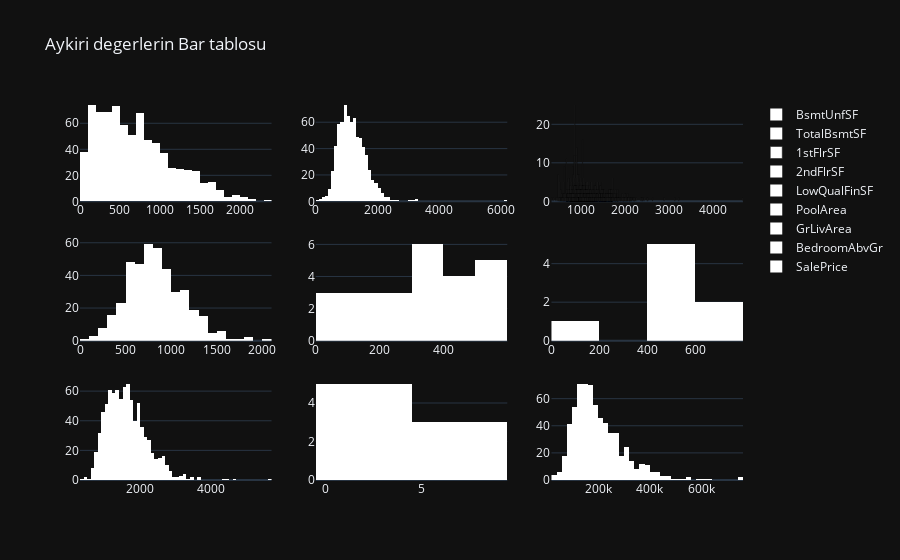

Notebook code cell kept with this figure:
### Code cell
fig=make_subplots(rows=3,cols=3)

fig.add_trace(go.Histogram(x=BsmtUnfSF.index,y=BsmtUnfSF.values , name= "BsmtUnfSF", marker_color="white"),row=1,col=1)
fig.add_trace(go.Histogram(x=TotalBsmtSF.index,y=TotalBsmtSF.values, name= "TotalBsmtSF", marker_color="white"),row=1,col=2)
fig.add_trace(go.Bar(x=FirstFlrSF.index,y=FirstFlrSF.values , name= "1stFlrSF", marker_color="white"),row=1,col=3)
fig.add_trace(go.Histogram(x=secondFlrSF.index,y=secondFlrSF.values , name= "2ndFlrSF", marker_color="white"),row=2,col=1)
fig.add_trace(go.Histogram(x=LowQualFinSF.index,y=LowQualFinSF.values , name= "LowQualFinSF", marker_color="white"),row=2,col=2)
fig.add_trace(go.Histogram(x=PoolArea.index,y=PoolArea.values, name= "PoolArea", marker_color="white"),row=2,col=3)
fig.add_trace(go.Histogram(x=GrLivArea.index,y=GrLivArea.values , name= "GrLivArea", marker_color="white"),row=3,col=1)
fig.add_trace(go.Histogram(x=BedroomAbvGr.index,y=BedroomAbvGr.values, name= "BedroomAbvGr", marker_color="white"),row=3,col=2)
fig.add_trace(go.Histogram(x=SalePrice.index,y=SalePrice.values , name= "SalePrice", marker_color="white"),row=3,col=3)

fig.update_layout(
    title="Aykiri degerlerin Bar tablosu ",
    template="plotly_dark"
)
fig.show()

### Figure 1 — Plotly figure (JSON) as saved in the notebook; plotly's stock layout.template omitted (floating-point values rounded to 4 significant figures; data arrays with more than 128 entries replaced by an {"elided": "..."} marker saying what was removed)
{"data": [{"marker": {"color": "white"}, "name": "BsmtUnfSF", "type": "histogram", "x": {"elided": "780 int values"}, "xaxis": "x", "y": {"elided": "780 int values"}, "yaxis": "y"}, {"marker": {"color": "white"}, "name": "TotalBsmtSF", "type": "histogram", "x": {"elided": "721 int values"}, "xaxis": "x2", "y": {"elided": "721 int values"}, "yaxis": "y2"}, {"marker": {"color": "white"}, "name": "1stFlrSF", "type": "bar", "x": {"elided": "752 int values"}, "xaxis": "x3", "y": {"elided": "752 int values"}, "yaxis": "y3"}, {"marker": {"color": "white"}, "name": "2ndFlrSF", "type": "histogram", "x": {"elided": "417 int values"}, "xaxis": "x4", "y": {"elided": "417 int values"}, "yaxis": "y4"}, {"marker": {"color": "white"}, "name": "LowQualFinSF", "type": "histogram", "x": [0, 80, 360, 205, 479, 397, 514, 120, 481, 232, 53, 515, 156, 473, 420, 390, 371, 392, 144, 572, 528, 234, 513, 384], "xaxis": "x5", "y": [1433, 3, 2, 1, 1, 1, 1, 1, 1, 1, 1, 1, 1, 1, 1, 1, 1, 1, 1, 1, 1, 1, 1, 1], "yaxis": "y5"}, {"marker": {"color": "white"}, "name": "PoolArea", "type": "histogram", "x": [0, 512, 648, 576, 555, 480, 519, 738], "xaxis": "x6", "y": [1452, 1, 1, 1, 1, 1, 1, 1], "yaxis": "y6"}, {"marker": {"color": "white"}, "name": "GrLivArea", "type": "histogram", "x": {"elided": "861 int values"}, "xaxis": "x7", "y": {"elided": "861 int values"}, "yaxis": "y7"}, {"marker": {"color": "white"}, "name": "BedroomAbvGr", "type": "histogram", "x": [3, 2, 4, 1, 5, 6, 0, 8], "xaxis": "x8", "y": [803, 358, 213, 50, 21, 7, 6, 1], "yaxis": "y8"}, {"marker": {"color": "white"}, "name": "SalePrice", "type": "histogram", "x": {"elided": "663 int values"}, "xaxis": "x9", "y": {"elided": "663 int values"}, "yaxis": "y9"}], "layout": {"title": {"text": "Aykiri degerlerin Bar tablosu "}, "xaxis": {"anchor": "y", "domain": [0, 0.2889]}, "xaxis2": {"anchor": "y2", "domain": [0.3556, 0.6444]}, "xaxis3": {"anchor": "y3", "domain": [0.7111, 1]}, "xaxis4": {"anchor": "y4", "domain": [0, 0.2889]}, "xaxis5": {"anchor": "y5", "domain": [0.3556, 0.6444]}, "xaxis6": {"anchor": "y6", "domain": [0.7111, 1]}, "xaxis7": {"anchor": "y7", "domain": [0, 0.2889]}, "xaxis8": {"anchor": "y8", "domain": [0.3556, 0.6444]}, "xaxis9": {"anchor": "y9", "domain": [0.7111, 1]}, "yaxis": {"anchor": "x", "domain": [0.7333, 1]}, "yaxis2": {"anchor": "x2", "domain": [0.7333, 1]}, "yaxis3": {"anchor": "x3", "domain": [0.7333, 1]}, "yaxis4": {"anchor": "x4", "domain": [0.3667, 0.6333]}, "yaxis5": {"anchor": "x5", "domain": [0.3667, 0.6333]}, "yaxis6": {"anchor": "x6", "domain": [0.3667, 0.6333]}, "yaxis7": {"anchor": "x7", "domain": [0, 0.2667]}, "yaxis8": {"anchor": "x8", "domain": [0, 0.2667]}, "yaxis9": {"anchor": "x9", "domain": [0, 0.2667]}}}
